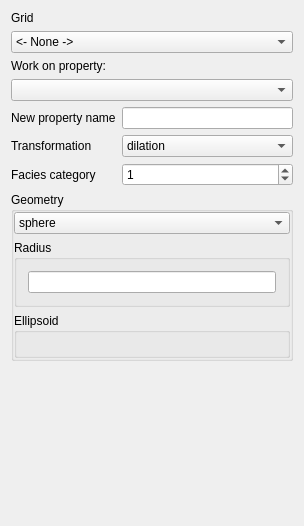
<ui version="4.0" >
 <class>Mathematical_Morphology</class>
 <widget class="QWidget" name="Mathematical_Morphology" >
  <property name="geometry" >
   <rect>
    <x>0</x>
    <y>0</y>
    <width>304</width>
    <height>526</height>
   </rect>
  </property>
  <property name="windowTitle">
   <string>Mathematical Morphology</string>
  </property>
  <property name="AlgorithmCategory" stdset="0">
   <string>Utilities</string>
  </property>
  <property name="AlgorithmDescription" stdset="0">
   <string>Dilation and erosion</string>
  </property>  
  <layout class="QVBoxLayout" >
   <item>
    <widget class="QLabel" name="TextLabel1" >
     <property name="text" >
      <string>Grid</string>
     </property>
     <property name="wordWrap" >
      <bool>false</bool>
     </property>
    </widget>
   </item>
   <item>
    <widget class="GridSelector" name="Simul_Grid" >
     <item>
      <property name="text" >
       <string>&lt;- None -></string>
      </property>
     </item>
    </widget>
   </item>
   <item>
    <widget class="QLabel" name="TextLabel2" >
     <property name="text" >
      <string>Work on property:</string>
     </property>
     <property name="wordWrap" >
      <bool>false</bool>
     </property>
    </widget>
   </item>
   <item>
    <widget class="SinglePropertySelector" name="Hdata_Property" />
   </item>
   <item>
    <layout class="QGridLayout" >
     <property name="leftMargin" >
      <number>0</number>
     </property>
     <property name="topMargin" >
      <number>0</number>
     </property>
     <property name="rightMargin" >
      <number>0</number>
     </property>
     <property name="bottomMargin" >
      <number>0</number>
     </property>
     <item row="1" column="0" >
      <widget class="QLabel" name="TextLabel4_2" >
       <property name="text" >
        <string>Transformation</string>
       </property>
       <property name="wordWrap" >
        <bool>false</bool>
       </property>
      </widget>
     </item>
     <item row="0" column="0" >
      <widget class="QLabel" name="TextLabel3" >
       <property name="text" >
        <string>New property name</string>
       </property>
       <property name="wordWrap" >
        <bool>false</bool>
       </property>
      </widget>
     </item>
     <item row="2" column="1" >
      <widget class="QSpinBox" name="facies_category" >
       <property name="value" >
        <number>1</number>
       </property>
      </widget>
     </item>
     <item row="1" column="1" >
      <widget class="QComboBox" name="transformation" >
       <item>
        <property name="text" >
         <string>dilation</string>
        </property>
       </item>
       <item>
        <property name="text" >
         <string>erosion</string>
        </property>
       </item>
       <item>
        <property name="text" >
         <string>lower filtering</string>
        </property>
       </item>
       <item>
        <property name="text" >
         <string>upper filtering</string>
        </property>
       </item>
      </widget>
     </item>
     <item row="2" column="0" >
      <widget class="QLabel" name="TextLabel4" >
       <property name="text" >
        <string>Facies category</string>
       </property>
       <property name="wordWrap" >
        <bool>false</bool>
       </property>
      </widget>
     </item>
     <item row="0" column="1" >
      <widget class="QLineEdit" name="Simul_Property" />
     </item>
    </layout>
   </item>
   <item>
    <widget class="QGroupBox" name="groupBox1" >
     <property name="title" >
      <string>Geometry</string>
     </property>
     <layout class="QGridLayout" >
      <property name="leftMargin" >
       <number>0</number>
      </property>
      <property name="topMargin" >
       <number>0</number>
      </property>
      <property name="rightMargin" >
       <number>0</number>
      </property>
      <property name="bottomMargin" >
       <number>0</number>
      </property>
      <item row="0" column="0" >
       <widget class="QComboBox" name="shape" >
        <item>
         <property name="text" >
          <string>sphere</string>
         </property>
        </item>
        <item>
         <property name="text" >
          <string>ellipsoid</string>
         </property>
        </item>
       </widget>
      </item>
      <item row="1" column="0" >
       <widget class="GsTLGroupBox" name="radius_group" >
        <property name="title" >
         <string>Radius</string>
        </property>
        <property name="keyword" stdset="0" >
         <string>sphere</string>
        </property>
        <property name="displayed" stdset="0" >
         <bool>true</bool>
        </property>
        <layout class="QGridLayout" >
         <item row="0" column="0" >
          <widget class="QLineEdit" name="radius" />
         </item>
        </layout>
       </widget>
      </item>
      <item row="2" column="0" >
       <widget class="GsTLGroupBox" name="ellipsoid_group" >
        <property name="title" >
         <string>Ellipsoid</string>
        </property>
        <property name="keyword" stdset="0" >
         <string>ellipsoid</string>
        </property>
        <property name="displayed" stdset="0" >
         <bool>false</bool>
        </property>
        <layout class="QVBoxLayout" >
         <item>
          <widget class="EllipsoidInput" name="Search_Ellipsoid" >
           <property name="title" stdset="0" >
            <string/>
           </property>
          </widget>
         </item>
        </layout>
       </widget>
      </item>
     </layout>
    </widget>
   </item>
   <item>
    <spacer>
     <property name="orientation" >
      <enum>Qt::Vertical</enum>
     </property>
     <property name="sizeType" >
      <enum>QSizePolicy::Expanding</enum>
     </property>
     <property name="sizeHint" >
      <size>
       <width>21</width>
       <height>50</height>
      </size>
     </property>
    </spacer>
   </item>
  </layout>
 </widget>
 <layoutdefault spacing="6" margin="11" />
 <pixmapfunction>qPixmapFromMimeSource</pixmapfunction>
 <customwidgets>
  <customwidget>
   <class>GridSelector</class>
   <extends>QComboBox</extends>
   <header>GsTLAppli/extra/qtplugins/selectors.h</header>
  </customwidget>
  <customwidget>
   <class>SinglePropertySelector</class>
   <extends>QComboBox</extends>
   <header>selectors.h</header>
  </customwidget>
  <customwidget>
   <class>GsTLGroupBox</class>
   <extends>QGroupBox</extends>
   <header>selectors.h</header>
  </customwidget>
  <customwidget>
   <class>EllipsoidInput</class>
   <extends>QWidget</extends>
   <header>ellipsoid_input.h</header>
  </customwidget>
 </customwidgets>
 <includes>
  <include location="local" >gridselector.h</include>
  <include location="local" >singlepropertyselector.h</include>
  <include location="local" >gstlgroupbox.h</include>
  <include location="local" >gstlgroupbox.h</include>
  <include location="local" >ellipsoidinput.h</include>
  <include location="local" >gstl_table.h</include>
  <include location="local" >gstl_table.h</include>
 </includes>
 <resources/>
 <connections>
  <connection>
   <sender>shape</sender>
   <signal>activated(QString)</signal>
   <receiver>radius_group</receiver>
   <slot>setActivated(QString)</slot>
   <hints>
    <hint type="sourcelabel" >
     <x>20</x>
     <y>20</y>
    </hint>
    <hint type="destinationlabel" >
     <x>20</x>
     <y>20</y>
    </hint>
   </hints>
  </connection>
  <connection>
   <sender>shape</sender>
   <signal>activated(QString)</signal>
   <receiver>ellipsoid_group</receiver>
   <slot>setActivated(QString)</slot>
   <hints>
    <hint type="sourcelabel" >
     <x>20</x>
     <y>20</y>
    </hint>
    <hint type="destinationlabel" >
     <x>20</x>
     <y>20</y>
    </hint>
   </hints>
  </connection>
  <connection>
   <sender>Simul_Grid</sender>
   <signal>activated(QString)</signal>
   <receiver>Hdata_Property</receiver>
   <slot>show_properties(QString)</slot>
   <hints>
    <hint type="sourcelabel" >
     <x>20</x>
     <y>20</y>
    </hint>
    <hint type="destinationlabel" >
     <x>20</x>
     <y>20</y>
    </hint>
   </hints>
  </connection>
 </connections>
</ui>
